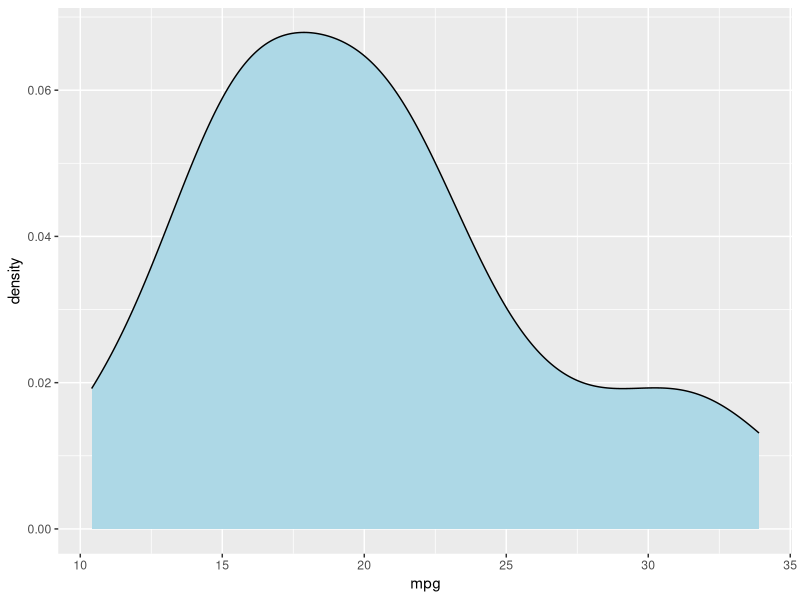
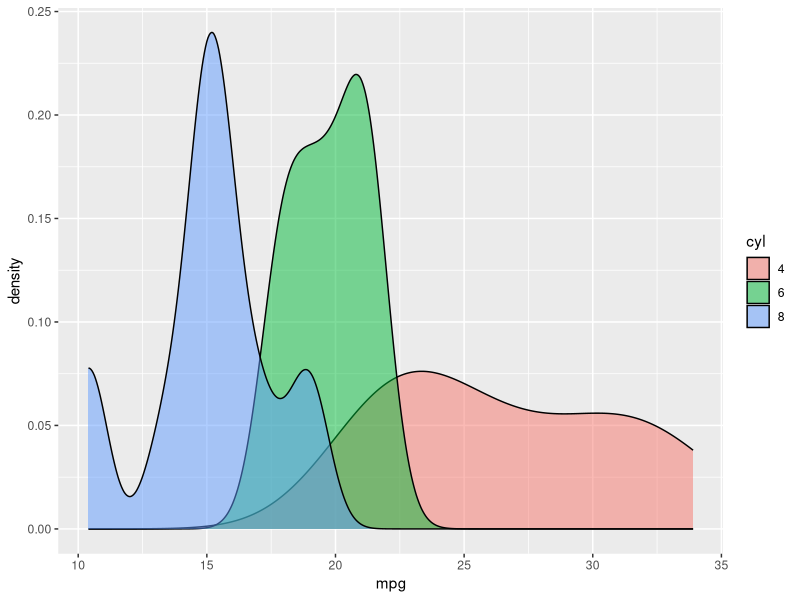
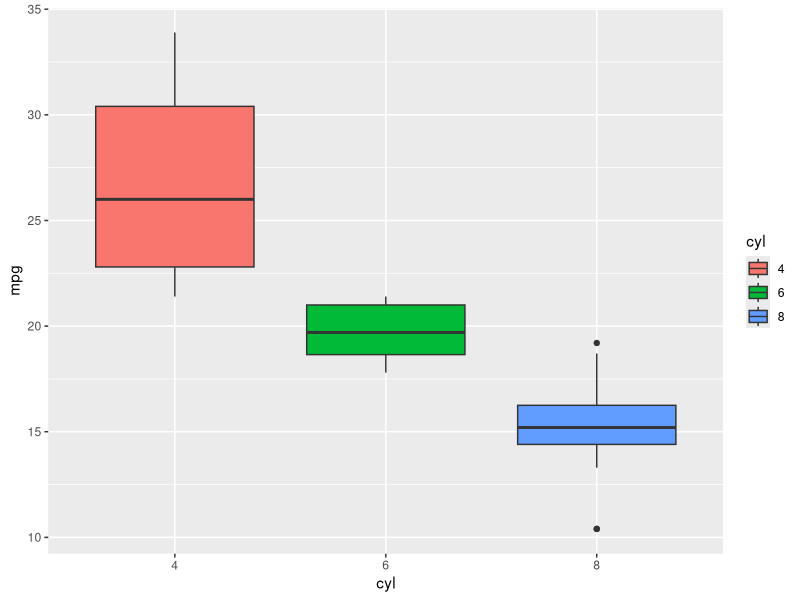
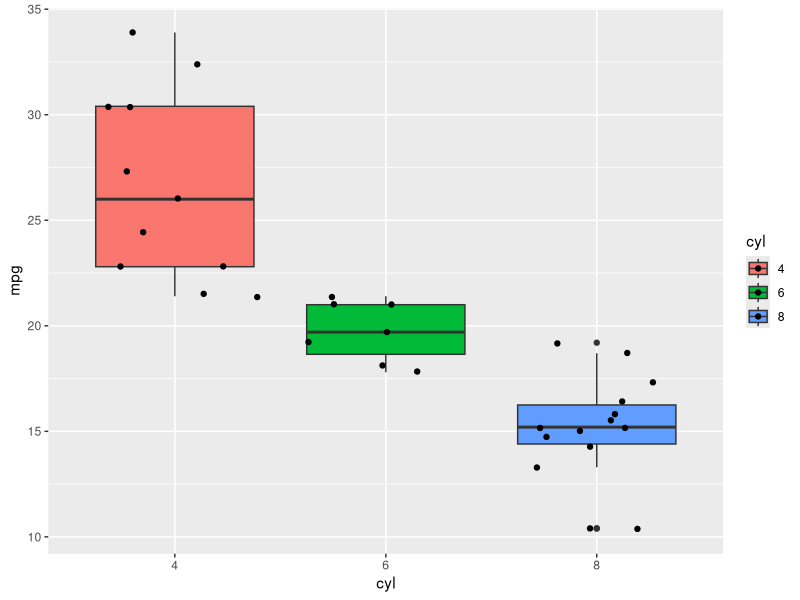
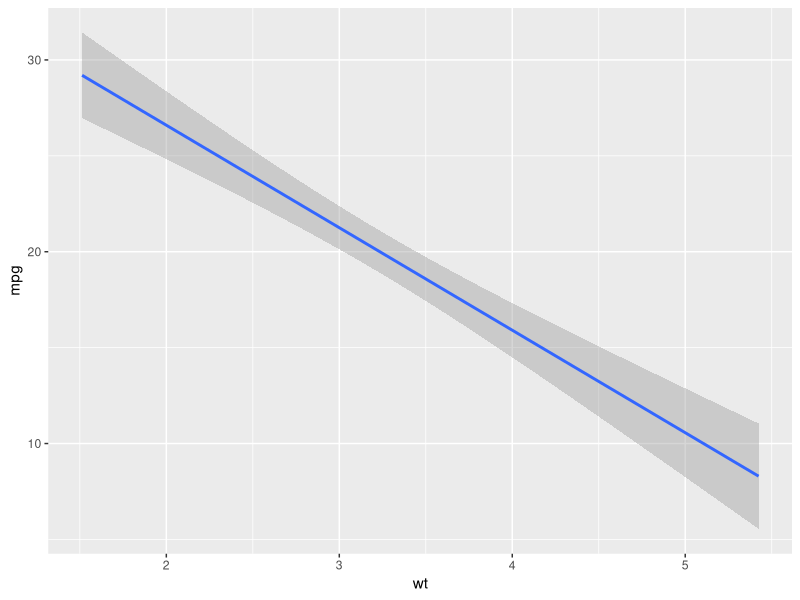
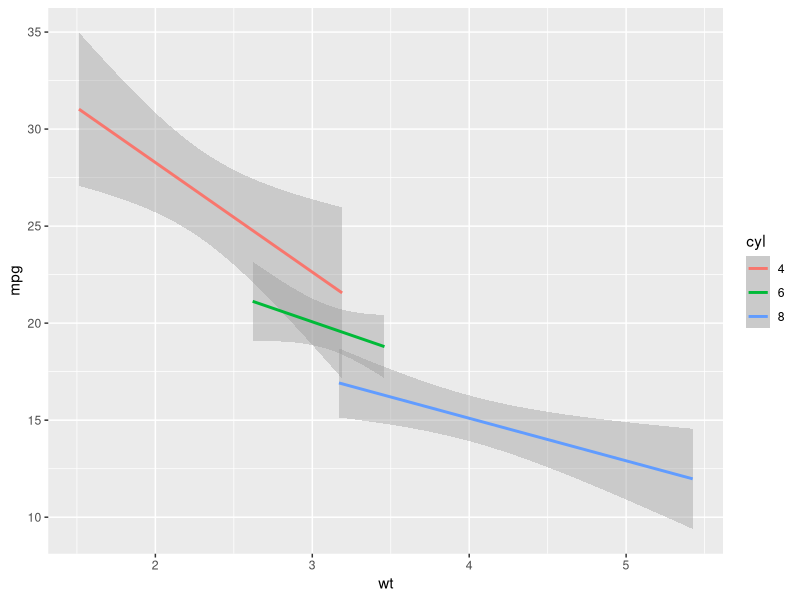
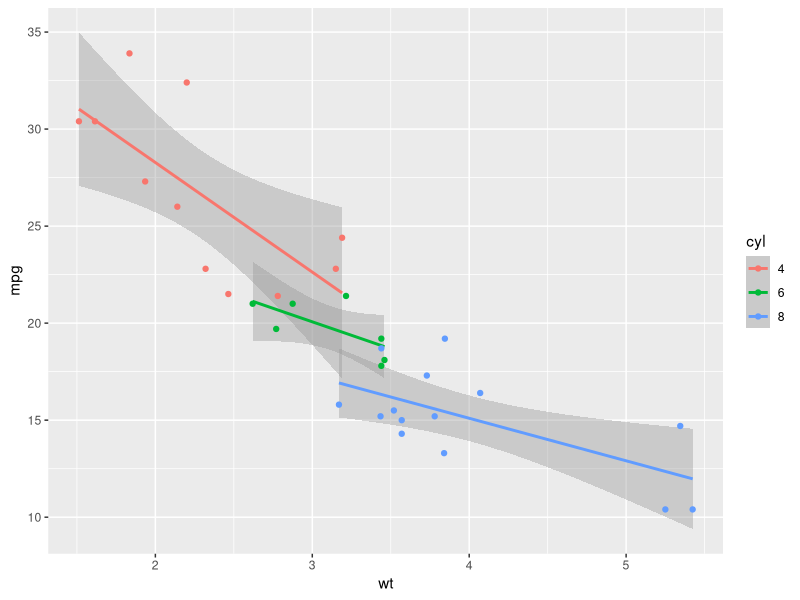
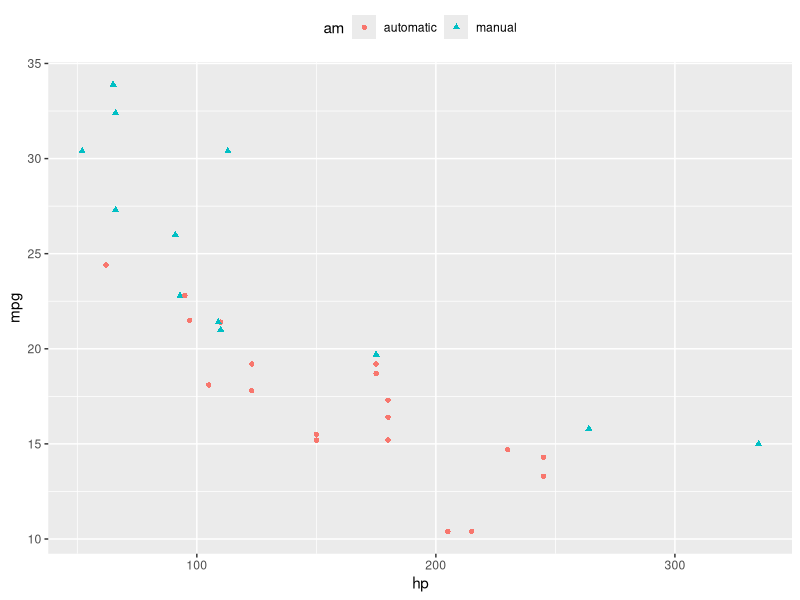

Write R code to recreate these figures, in order.
## ---- chunk 1
knitr::opts_chunk$set(echo = TRUE)
## ---- chunk 2
# install.packages(c("tidyr", "reshape2"))
## ---- chunk 3
1+2
4/2
5*(1+2)
5^2
## ---- chunk 4
my_variable <- 7
## ---- chunk 5
my_variable
## ---- chunk 6
x <- c(6,7,8,9,10)
x
x[1]
x[c(2,4)]
x*2
## ---- chunk 7
x <- 1:7
x
## ---- chunk 8
y <- c("hello", "world")
y
## ---- chunk 9
y <- c(1, "hello")
y
## ---- chunk 10
dim(mtcars)
head(mtcars)
## ---- chunk 11
mtcars[1:4, c(1,4)]
## ---- chunk 12
mtcars$mpg
median(mtcars$mpg)
mean(mtcars$mpg)
var(mtcars$mpg)
## ---- chunk 13
str(mtcars)
## ---- chunk 14
mtcars$cyl <- factor(mtcars$cyl)

mtcars$vs <- factor(mtcars$vs)

mtcars$am <- factor(mtcars$am)

mtcars$gear <- factor(mtcars$gear)

mtcars$carb <- factor(mtcars$carb)

str(mtcars)
## ---- chunk 15
levels(mtcars$am) <- c("automatic", "manual")
str(mtcars)
## ---- chunk 16
# To use the ggplot2 library we have to call it with the library command
# One could think of the command "install.packages" as buying shoes and "library" as putting them on.
library(ggplot2)

ggplot(mtcars, aes(mpg)) + geom_density(fill="lightblue")
## ---- chunk 17
ggplot(mtcars, aes(mpg, fill=cyl)) + geom_density(alpha=.5)
## ---- chunk 18
p <- ggplot(mtcars, aes(cyl, mpg, fill=cyl)) + geom_boxplot() 
p
p + geom_jitter()
## ---- chunk 19
ggplot(mtcars, aes(wt, mpg)) + stat_smooth(method="lm")
## ---- chunk 20
p <- ggplot(mtcars, aes(wt, mpg, color=cyl)) + stat_smooth(method="lm") 
p
p + geom_point()
## ---- chunk 21
p <- ggplot(mtcars, aes(hp, mpg, color=am, shape=am)) + geom_point() 
p <- p + theme(legend.position="top")
p
p + facet_grid(gear~cyl)
## ---- chunk 22
library(dplyr)
## ---- chunk 23
summarise(mtcars, mean_mpg=mean(mpg), mean_wt=mean(wt))
temp <- group_by(mtcars, cyl)
temp1 <- summarise(temp, mean_mpg=mean(mpg), mean_wt=mean(wt))
temp1

# one could alternatively chain the operation using the pipe operation %>%
# mtcars %>% group_by(cyl) %>% summarise(mean_mpg=mean(mpg), mean_wt=mean(wt))
## ---- chunk 24
mtcars %>% select(mpg, cyl) %>% head()
## ---- chunk 25
mtcars %>% select(cyl,am,wt) %>% arrange(cyl,am,wt) %>% head()
## ---- chunk 26
temp1 <- mtcars %>% mutate(heavy=factor(ifelse(wt < 3, "Light", "Heavy")))
str(temp1)
## ---- chunk 27
temp1 %>% filter(heavy=="Heavy") %>% head()
## ---- chunk 28
# A Tsanas, MA Little, PE McSharry, LO Ramig (2009)
# 'Accurate telemonitoring of Parkinson.s disease progression by non-invasive speech tests',
library(data.table)
# url <- "https://archive.ics.uci.edu/ml/machine-learning-databases/
# parkinsons/telemonitoring/parkinsons_updrs.data"

#parkinson_dat <- fread(url)
#names(parkinson_dat)[1] <- "subject"

#write.csv(parkinson_dat, file="parkinson_dat.csv")

parkinson_dat <- read.csv("parkinson_dat.csv")

str(parkinson_dat)
## ---- chunk 29
parkinson_dat$sex <- factor(parkinson_dat$sex)
levels(parkinson_dat$sex) <- c("male", "female")
## ---- chunk 30
parkinson_dat %>% distinct(subject, .keep_all = TRUE) %>% group_by(sex) %>%
  summarise(count=n(), mean_age=mean(age))
## ---- chunk 31
parkinson_dat_old <- parkinson_dat %>% filter(age >= 65)
parkinson_dat_old %>% distinct(subject, .keep_all = TRUE) %>% group_by(sex) %>%
  summarise(count=n(), mean_age=mean(age))
## ---- chunk 32
library(ggplot2)
ggplot(parkinson_dat, aes(sex, motor_UPDRS, fill=sex)) + geom_boxplot()
## ---- chunk 33
new_parkinson_dat <- parkinson_dat %>% group_by(subject) %>%
  summarise(mean_motor_UPDRS = mean(motor_UPDRS), age=mean(age))
new_parkinson_dat
## ---- chunk 34
new_parkinson_dat$old <- new_parkinson_dat$age >= 65
ggplot(new_parkinson_dat, aes(old, mean_motor_UPDRS, fill=old)) +
  geom_boxplot() #+ ggtitle("my title") + xlab("x lab") + ylab("y lab")
## ---- chunk 35
parkinson_dat_sub <- subset(parkinson_dat, subject<=6)
ggplot(parkinson_dat_sub, aes("", total_UPDRS, fill=age)) + geom_boxplot() +
  facet_wrap(~subject, ncol = 3)
## ---- chunk 36
parkinson_dat_select <- parkinson_dat %>% select(total_UPDRS,PPE,DFA)
head(parkinson_dat_select)
library(reshape2)
parkinson_dat_melt <- melt(parkinson_dat_select, id="total_UPDRS")
head(parkinson_dat_melt)
ggplot(parkinson_dat_melt, aes(value, total_UPDRS)) + stat_smooth(method = "lm") +
  geom_point(alpha=0.15) + facet_wrap(~variable, scales="free",ncol=1)
## ---- chunk 37
mymodel <- lm(total_UPDRS~age+sex+PPE+DFA+0, parkinson_dat) # + 0 is fot no intercept, coherent with the paper from which the data comes from
summary(mymodel)
## ---- chunk 38
#breast_cancer <- fread("https://archive.ics.uci.edu/ml/machine-learning-databases/breast-cancer-wisconsin/breast-cancer-wisconsin.data")
#names(breast_cancer) <- c("id_number", "clump_thickness", "cell_size", "cell_shape", "marginal_adhesion", "single_epithelial", "bare_nuclei", "bland_chromatin", "normal_nucleoli", "mitoses", "class")
#write.csv(breast_cancer, file="breast_cancer.csv")

breast_cancer <- read.csv("breast_cancer.csv")
str(breast_cancer)
## ---- chunk 39
breast_cancer$class <- factor(breast_cancer$class)
levels(breast_cancer$class) <- c("benign", "malignant")
str(breast_cancer)
## ---- chunk 40
breast_cancer %>% group_by(class) %>% summarise(count=n())
## ---- chunk 41
ggplot(breast_cancer, aes(clump_thickness)) + geom_bar()
## ---- chunk 42
ggplot(breast_cancer, aes(class, clump_thickness, fill=class)) + geom_boxplot()
## ---- chunk 43
model <- glm(class~clump_thickness, family = "binomial", data=breast_cancer)
summary(model)
